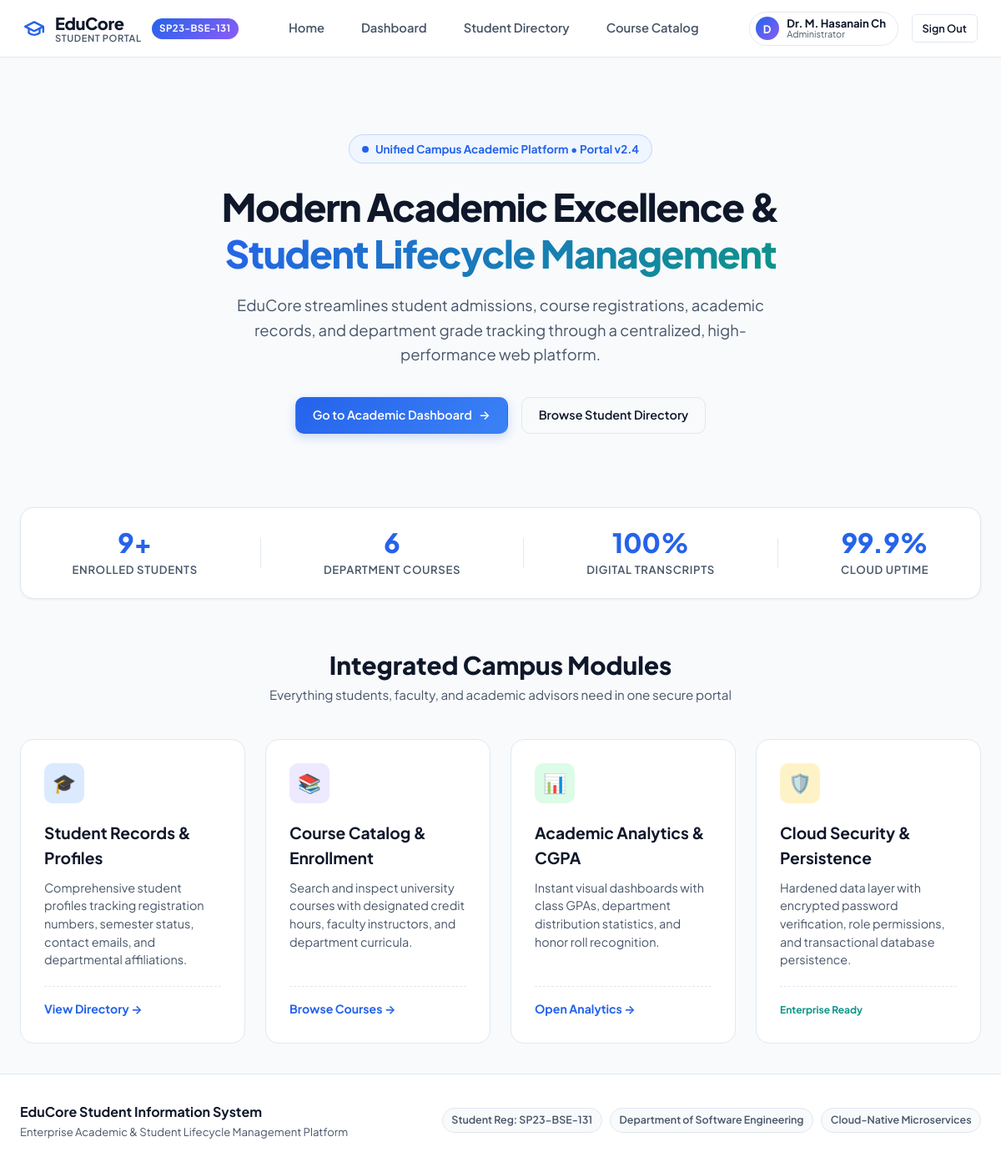
The page / (signed in) on the database its author committed.
### app/models.py (models this page shows, shortened)
class User(UserMixin, db.Model):
    __tablename__ = 'users'
    id = db.Column(db.Integer, primary_key=True)
    username = db.Column(db.String(64), unique=True, nullable=False, index=True)
    email = db.Column(db.String(120), unique=True, nullable=False, index=True)
    full_name = db.Column(db.String(100), nullable=False)
    role = db.Column(db.String(20), default='Student')  # Student, Faculty, Administrator
    reg_number = db.Column(db.String(50), default='SP23-BSE-131')
    password_hash = db.Column(db.String(256), nullable=False)
    created_at = db.Column(db.DateTime, default=datetime.utcnow)

### app/routes/main_routes.py (the view)
@main_bp.route('/')
def home():
    featured_courses = Course.query.limit(4).all()
    total_students = Student.query.count()
    total_courses = Course.query.count()
    return render_template('home.html', featured_courses=featured_courses, total_students=total_students, total_courses=total_courses)

### app/__init__.py (called while the page is built)
@login_manager.user_loader
def load_user(user_id):
    return User.query.get(int(user_id))

### app/templates/home.html (shortened to what this page needs)
{% extends "base.html" %}
{% block extra_css %}
  <link rel="stylesheet" href="{{ url_for('static', filename='css/home.css') }}">
{% endblock %}
{% block content %}
<section class="hero-section">
  <div class="hero-badge">
    <span class="badge-dot"></span>
    <span>Unified Campus Academic Platform &bull; Portal v2.4</span>
  </div>
  <h1 class="hero-title">
    Modern Academic Excellence &amp; <br>
    <span class="hero-highlight">Student Lifecycle Management</span>
  </h1>
  <p class="hero-subtitle">
    EduCore streamlines student admissions, course registrations, academic records, and department grade tracking through a centralized, high-performance web platform.
  </p>
  <div class="hero-cta-group">
    {% if current_user.is_authenticated %}
      <a href="{{ url_for('main.dashboard') }}" class="btn btn-primary" id="hero-dashboard-btn">
        <span>Go to Academic Dashboard</span> &rarr;
      </a>
      <a href="{{ url_for('students.index') }}" class="btn btn-outline" id="hero-students-btn">
        <span>Browse Student Directory</span>
      </a>
    {% endif %}
  </div>
</section>
<section class="stats-counter-strip">
  <div class="counter-item">
    <span class="counter-num">{{ total_students }}+</span>
    <span class="counter-desc">Enrolled Students</span>
  </div>
  <div class="counter-item">
    <span class="counter-num">{{ total_courses }}</span>
    <span class="counter-desc">Department Courses</span>
  </div>
  <div class="counter-item">
    <span class="counter-num">100%</span>
    <span class="counter-desc">Digital Transcripts</span>
  </div>
  <div class="counter-item">
    <span class="counter-num">99.9%</span>
    <span class="counter-desc">Cloud Uptime</span>
  </div>
</section>
<section class="modules-grid-section">
  <div class="section-heading">
    <h2>Integrated Campus Modules</h2>
    <p>Everything students, faculty, and academic advisors need in one secure portal</p>
  </div>
  <div class="modules-grid">
    <div class="module-card">
      <div class="module-icon blue">🎓</div>
      <h3>Student Records &amp; Profiles</h3>
      <p>Comprehensive student profiles tracking registration numbers, semester status, contact emails, and departmental affiliations.</p>
      <div class="module-footer">
        <a href="{{ url_for('students.index') }}" class="module-link">View Directory &rarr;</a>
      </div>
    </div>
    <div class="module-card">
      <div class="module-icon purple">📚</div>
      <h3>Course Catalog &amp; Enrollment</h3>
      <p>Search and inspect university courses with designated credit hours, faculty instructors, and department curricula.</p>
      <div class="module-footer">
        <a href="{{ url_for('courses.index') }}" class="module-link">Browse Courses &rarr;</a>
      </div>
    </div>
    <div class="module-card">
      <div class="module-icon green">📊</div>
      <h3>Academic Analytics &amp; CGPA</h3>
      <p>Instant visual dashboards with class GPAs, department distribution statistics, and honor roll recognition.</p>
      <div class="module-footer">
        <a href="{{ url_for('main.dashboard') }}" class="module-link">Open Analytics &rarr;</a>
      </div>
    </div>
    <div class="module-card">
      <div class="module-icon amber">🛡️</div>
      <h3>Cloud Security &amp; Persistence</h3>
      <p>Hardened data layer with encrypted password verification, role permissions, and transactional database persistence.</p>
      <div class="module-footer">
        <span class="status-chip">Enterprise Ready</span>
      </div>
    </div>
  </div>
</section>
{% endblock %}

### app/templates/base.html (shortened to what this page needs)
<!DOCTYPE html>
<html lang="en">
<head>
  <link rel="stylesheet" href="{{ url_for('static', filename='css/base.css') }}">
  {% block extra_css %}{% endblock %}
</head>
<body>
  <nav class="navbar">
    <div class="nav-container">
      <a href="{{ url_for('main.home') }}" class="brand-logo" id="brand-logo">
        <svg class="brand-icon" width="26" height="26" viewBox="0 0 24 24" fill="none" stroke="currentColor" stroke-width="2.2" stroke-linecap="round" stroke-linejoin="round">
          <path d="M22 10v6M2 10l10-5 10 5-10 5z"></path>
          <path d="M6 12v5c3 3 9 3 12 0v-5"></path>
        </svg>
        <div class="brand-text">
          <span class="brand-title">EduCore</span>
          <span class="brand-sub">Student Portal</span>
        </div>
        <span class="brand-badge">SP23-BSE-131</span>
      </a>
      <div class="nav-links">
        <a href="{{ url_for('main.home') }}" class="nav-link">Home</a>
        {% if current_user.is_authenticated %}
          <a href="{{ url_for('main.dashboard') }}" class="nav-link" id="nav-dashboard">Dashboard</a>
          <a href="{{ url_for('students.index') }}" class="nav-link" id="nav-students">Student Directory</a>
          <a href="{{ url_for('courses.index') }}" class="nav-link" id="nav-courses">Course Catalog</a>
        {% endif %}
      </div>
      <div class="nav-user">
        {% if current_user.is_authenticated %}
          <div class="user-tag">
            <span class="user-avatar-circle">{{ current_user.full_name[:1].upper() }}</span>
            <div class="user-info-text">
              <span class="user-name" id="nav-username">{{ current_user.full_name }}</span>
              <span class="user-role">{{ current_user.role }}</span>
            </div>
          </div>
          <a href="{{ url_for('auth.logout') }}" class="btn btn-outline btn-sm" id="btn-logout">Sign Out</a>
        {% else %}
          <a href="{{ url_for('auth.login') }}" class="btn btn-outline btn-sm" id="nav-login">Sign In</a>
          <a href="{{ url_for('auth.register') }}" class="btn btn-primary btn-sm" id="nav-register">Enroll / Register</a>
        {% endif %}
      </div>
    </div>
  </nav>
  <main class="main-wrapper">
    {% block content %}{% endblock %}
  </main>
  <footer class="footer">
    <div class="footer-container">
      <div class="footer-brand">
        <strong>EduCore Student Information System</strong>
        <p>Enterprise Academic & Student Lifecycle Management Platform</p>
      </div>
      <div class="footer-meta">
        <span class="footer-pill">Student Reg: SP23-BSE-131</span>
        <span class="footer-pill">Department of Software Engineering</span>
        <span class="footer-pill">Cloud-Native Microservices</span>
      </div>
    </div>
  </footer>
</body>
</html>

### app/static/css/home.css (style rules this page uses)
.hero-section { text-align: center; padding: 3.5rem 1rem 2.5rem; }
.hero-badge { display: inline-flex; align-items: center; gap: 0.5rem; background: var(--primary-light); color: var(--primary); font-size: 0.84rem; font-weight: 700; padding: 0.35rem 0.95rem; border-radius: var(--radius-full); margin-bottom: 1.5rem; border: 1px solid rgba(37, 99, 235, 0.2); }
.badge-dot { width: 8px; height: 8px; border-radius: 50%; background: var(--primary); }
.hero-title { font-size: 2.85rem; font-weight: 800; line-height: 1.22; letter-spacing: -0.03em; margin-bottom: 1.25rem; }
.hero-highlight { background: linear-gradient(135deg, var(--primary), var(--secondary)); -webkit-background-clip: text; -webkit-text-fill-color: transparent; }
.hero-subtitle { font-size: 1.15rem; color: var(--text-muted); max-width: 680px; margin: 0 auto 2.25rem; line-height: 1.6; }
.hero-cta-group { display: flex; align-items: center; justify-content: center; gap: 1rem; flex-wrap: wrap; }
.stats-counter-strip { margin: 3rem auto; background: var(--bg-card); border: 1px solid var(--border-color); border-radius: var(--radius-lg); padding: 1.5rem 2rem; display: flex; align-items: center; justify-content: space-around; box-shadow: var(--shadow-sm); flex-wrap: wrap; gap: 1rem; }
.counter-item { display: flex; flex-direction: column; align-items: center; }
.counter-num { font-size: 2rem; font-weight: 800; color: var(--primary); line-height: 1.1; }
.counter-desc { font-size: 0.82rem; font-weight: 600; color: var(--text-muted); text-transform: uppercase; letter-spacing: 0.05em; margin-top: 0.25rem; }
.modules-grid-section { margin-top: 3.5rem; }
.section-heading { text-align: center; margin-bottom: 2.5rem; }
.section-heading h2 { font-size: 1.85rem; font-weight: 800; }
.section-heading p { color: var(--text-muted); font-size: 0.95rem; }
.modules-grid { display: grid; grid-template-columns: repeat(auto-fit, minmax(260px, 1fr)); gap: 1.5rem; }
.module-card { background: var(--bg-card); border: 1px solid var(--border-color); border-radius: var(--radius-lg); padding: 1.75rem; transition: var(--transition); display: flex; flex-direction: column; }
.module-icon { width: 48px; height: 48px; border-radius: var(--radius-md); display: flex; align-items: center; justify-content: center; font-size: 1.4rem; margin-bottom: 1.25rem; }
.module-icon.blue { background: #dbeafe; color: #1e40af; }
.module-icon.purple { background: #ede9fe; color: #6d28d9; }
.module-icon.green { background: #dcfce7; color: #15803d; }
.module-icon.amber { background: #fef3c7; color: #b45309; }
.module-card h3 { font-size: 1.2rem; font-weight: 700; margin-bottom: 0.6rem; }
.module-card p { font-size: 0.9rem; color: var(--text-muted); line-height: 1.5; margin-bottom: 1.25rem; flex: 1; }
.module-footer { margin-top: auto; padding-top: 0.85rem; border-top: 1px dashed var(--border-color); }
.module-link { font-size: 0.88rem; font-weight: 700; color: var(--primary); }
.status-chip { font-size: 0.75rem; font-weight: 700; color: var(--secondary); }

### rows shown on the page
User: full_name "D", full_name "Dr. M. Hasanain Ch", role "Administrator"

### other values the page prints
{{ total_students }} "9"
{{ total_courses }} "6"
